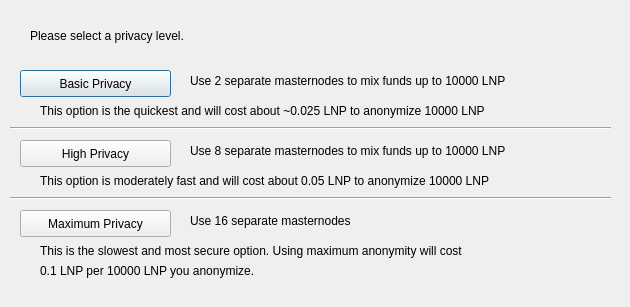
<?xml version="1.0" encoding="UTF-8"?>
<ui version="4.0">
 <class>ObfuscationConfig</class>
 <widget class="QDialog" name="ObfuscationConfig">
  <property name="geometry">
   <rect>
    <x>0</x>
    <y>0</y>
    <width>630</width>
    <height>307</height>
   </rect>
  </property>
  <property name="windowTitle">
   <string>Configure Obfuscation</string>
  </property>
  <widget class="QPushButton" name="buttonBasic">
   <property name="geometry">
    <rect>
     <x>20</x>
     <y>70</y>
     <width>151</width>
     <height>27</height>
    </rect>
   </property>
   <property name="text">
    <string>Basic Privacy</string>
   </property>
  </widget>
  <widget class="QPushButton" name="buttonHigh">
   <property name="geometry">
    <rect>
     <x>20</x>
     <y>140</y>
     <width>151</width>
     <height>27</height>
    </rect>
   </property>
   <property name="text">
    <string>High Privacy</string>
   </property>
  </widget>
  <widget class="QPushButton" name="buttonMax">
   <property name="geometry">
    <rect>
     <x>20</x>
     <y>210</y>
     <width>151</width>
     <height>27</height>
    </rect>
   </property>
   <property name="text">
    <string>Maximum Privacy</string>
   </property>
  </widget>
  <widget class="QLabel" name="label">
   <property name="geometry">
    <rect>
     <x>30</x>
     <y>20</y>
     <width>571</width>
     <height>31</height>
    </rect>
   </property>
   <property name="text">
    <string>Please select a privacy level.</string>
   </property>
  </widget>
  <widget class="QLabel" name="label_2">
   <property name="geometry">
    <rect>
     <x>190</x>
     <y>70</y>
     <width>421</width>
     <height>21</height>
    </rect>
   </property>
   <property name="text">
    <string>Use 2 separate masternodes to mix funds up to 10000 LNP</string>
   </property>
  </widget>
  <widget class="QLabel" name="label_3">
   <property name="geometry">
    <rect>
     <x>190</x>
     <y>140</y>
     <width>411</width>
     <height>21</height>
    </rect>
   </property>
   <property name="text">
    <string>Use 8 separate masternodes to mix funds up to 10000 LNP</string>
   </property>
  </widget>
  <widget class="QLabel" name="label_4">
   <property name="geometry">
    <rect>
     <x>190</x>
     <y>210</y>
     <width>421</width>
     <height>21</height>
    </rect>
   </property>
   <property name="text">
    <string>Use 16 separate masternodes</string>
   </property>
  </widget>
  <widget class="QLabel" name="label_6">
   <property name="geometry">
    <rect>
     <x>40</x>
     <y>100</y>
     <width>561</width>
     <height>21</height>
    </rect>
   </property>
   <property name="text">
    <string>This option is the quickest and will cost about ~0.025 LNP to anonymize 10000 LNP</string>
   </property>
  </widget>
  <widget class="QLabel" name="label_7">
   <property name="geometry">
    <rect>
     <x>40</x>
     <y>170</y>
     <width>561</width>
     <height>21</height>
    </rect>
   </property>
   <property name="text">
    <string>This option is moderately fast and will cost about 0.05 LNP to anonymize 10000 LNP</string>
   </property>
  </widget>
  <widget class="QLabel" name="label_8">
   <property name="geometry">
    <rect>
     <x>40</x>
     <y>240</y>
     <width>561</width>
     <height>21</height>
    </rect>
   </property>
   <property name="text">
    <string>This is the slowest and most secure option. Using maximum anonymity will cost</string>
   </property>
  </widget>
  <widget class="QLabel" name="label_9">
   <property name="geometry">
    <rect>
     <x>40</x>
     <y>260</y>
     <width>561</width>
     <height>21</height>
    </rect>
   </property>
   <property name="text">
    <string>0.1 LNP per 10000 LNP you anonymize.</string>
   </property>
  </widget>
  <widget class="Line" name="line">
   <property name="geometry">
    <rect>
     <x>10</x>
     <y>120</y>
     <width>601</width>
     <height>16</height>
    </rect>
   </property>
   <property name="orientation">
    <enum>Qt::Horizontal</enum>
   </property>
  </widget>
  <widget class="Line" name="line_2">
   <property name="geometry">
    <rect>
     <x>10</x>
     <y>190</y>
     <width>601</width>
     <height>16</height>
    </rect>
   </property>
   <property name="orientation">
    <enum>Qt::Horizontal</enum>
   </property>
  </widget>
 </widget>
 <resources/>
 <connections/>
</ui>
